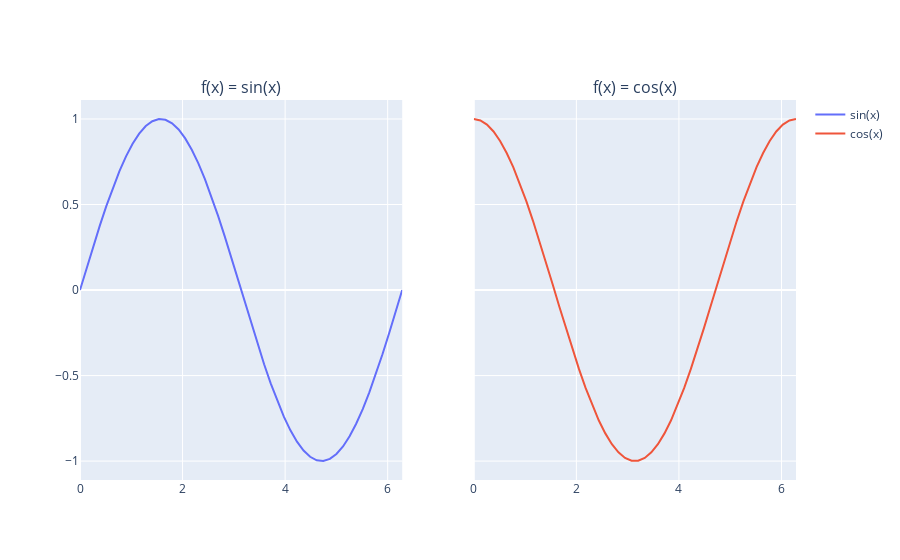

Here is the notebook cell this chart was saved with:
### Markdown cell above
## Adding traces with the `.add_` methods

### Code cell
# Once the figure has been created, we can add traces to the indicated subplot
import numpy as np
x = np.linspace(0, 2*np.pi)

fig.add_scatter(x=x, y=np.sin(x), name='sin(x)', row=1, col=1)
fig.add_scatter(x=x, y=np.cos(x), name='cos(x)', row=1, col=2)
